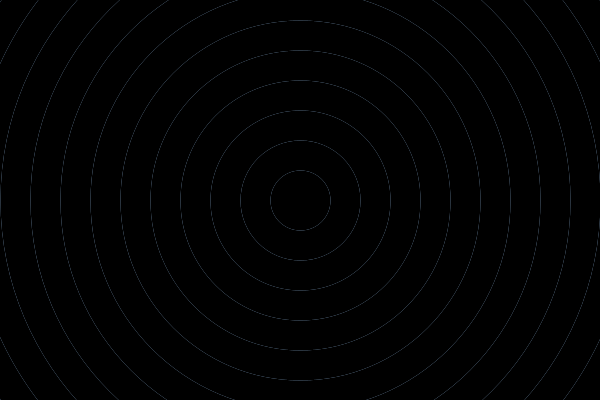
Frame 1 (no input)
Frame 60 (the mouse pressed at the canvas centre just before this capture): identical to frame 1, image omitted
Frame 120 (the mouse held since frame 60 and released just before this capture): identical to frame 1, image omitted

The Processing sketch that drew this single still picture (run headless with seeded random() and noise(); from frame 60 on, the mouse is pressed at the canvas centre):

// Processing sketch: processing_108148
// ── processing_108148.pde

float xoffset = 60;
float yoffset = 60;
 
void setup() {
  size(600, 400);
  smooth();
}
 
void draw() {
  background(164, 206, 250);
 
  int r = 0;
  while (r < 301){
    noFill();
    strokeWeight(30);
    ellipse(width/2, height/2, 30+xoffset*r, 30+yoffset*r);
    r = r + 1; // or r++
}
}
